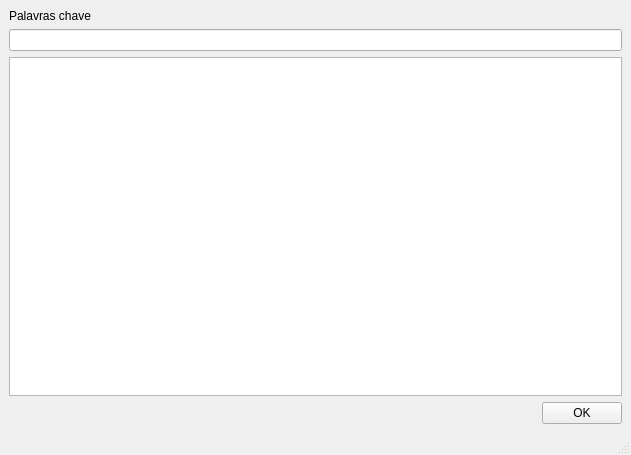
<?xml version="1.0" encoding="UTF-8"?>
<ui version="4.0">
 <class>adicionar</class>
 <widget class="QMainWindow" name="adicionar">
  <property name="geometry">
   <rect>
    <x>0</x>
    <y>0</y>
    <width>631</width>
    <height>455</height>
   </rect>
  </property>
  <property name="windowTitle">
   <string>Adicionar frase ao banco de dados</string>
  </property>
  <property name="windowIcon">
   <iconset resource="resources.qrc">
    <normaloff>:/icons/pluguin.png</normaloff>:/icons/pluguin.png</iconset>
  </property>
  <widget class="QWidget" name="centralwidget">
   <layout class="QVBoxLayout" name="verticalLayout">
    <item>
     <widget class="QLabel" name="label">
      <property name="text">
       <string>Palavras chave</string>
      </property>
     </widget>
    </item>
    <item>
     <widget class="QLineEdit" name="edt_palavras_chave"/>
    </item>
    <item>
     <widget class="QTextEdit" name="txt_texto"/>
    </item>
    <item>
     <layout class="QHBoxLayout" name="horizontalLayout">
      <item>
       <spacer name="horizontalSpacer">
        <property name="orientation">
         <enum>Qt::Horizontal</enum>
        </property>
        <property name="sizeHint" stdset="0">
         <size>
          <width>40</width>
          <height>20</height>
         </size>
        </property>
       </spacer>
      </item>
      <item>
       <widget class="QPushButton" name="btn_ok">
        <property name="text">
         <string>OK</string>
        </property>
       </widget>
      </item>
     </layout>
    </item>
   </layout>
  </widget>
  <widget class="QMenuBar" name="menubar">
   <property name="geometry">
    <rect>
     <x>0</x>
     <y>0</y>
     <width>631</width>
     <height>21</height>
    </rect>
   </property>
  </widget>
  <widget class="QStatusBar" name="statusbar"/>
 </widget>
 <resources>
  <include location="resources.qrc"/>
 </resources>
 <connections/>
</ui>
